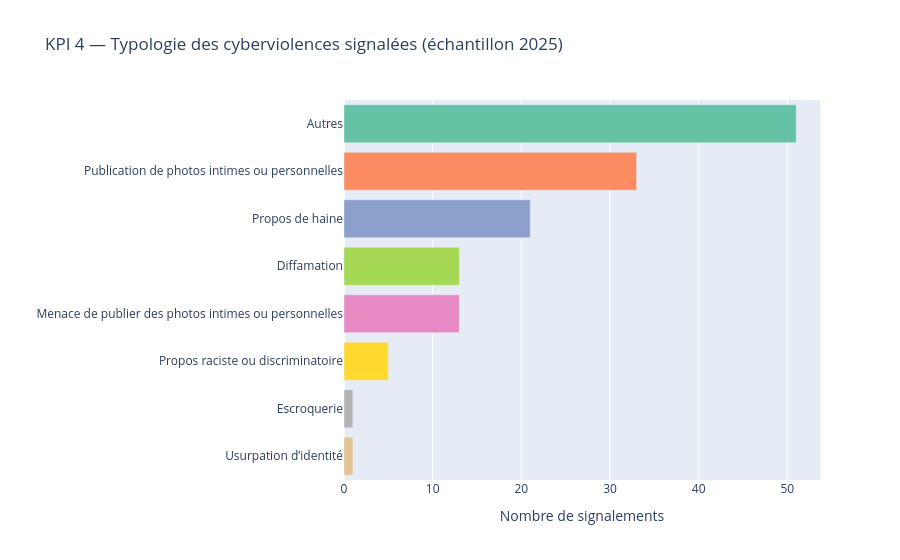

Notebook cell for this chart:
### Markdown cell above
### KPI 4 — Typologie des cyberviolences signalées

### Code cell
type_pct = df["cyberharcelementType"].value_counts(normalize=True).mul(100).round(1)
print(type_pct)

fig4 = px.bar(
    df["cyberharcelementType"].value_counts().reset_index(),
    x="count",
    y="cyberharcelementType",
    orientation="h",
    color="cyberharcelementType",
    color_discrete_sequence=px.colors.qualitative.Set2,
    title="KPI 4 — Typologie des cyberviolences signalées (échantillon 2025)"
)

fig4.update_layout(
    xaxis_title="Nombre de signalements",
    yaxis_title="",
    showlegend=False
)

fig4.update_yaxes(categoryorder="total ascending")

fig4.show()

### Figure 1 — Plotly figure (JSON) as saved in the notebook; plotly's stock layout.template omitted (floating-point values rounded to 4 significant figures)
{"data": [{"hovertemplate": "cyberharcelementType=%{y}<br>count=%{x}<extra></extra>", "legendgroup": "Autres", "marker": {"color": "rgb(102,194,165)", "pattern": {"shape": ""}}, "name": "Autres", "orientation": "h", "showlegend": true, "textposition": "auto", "type": "bar", "x": [51], "xaxis": "x", "y": ["Autres"], "yaxis": "y"}, {"hovertemplate": "cyberharcelementType=%{y}<br>count=%{x}<extra></extra>", "legendgroup": "Publication de photos intimes ou personnelles", "marker": {"color": "rgb(252,141,98)", "pattern": {"shape": ""}}, "name": "Publication de photos intimes ou personnelles", "orientation": "h", "showlegend": true, "textposition": "auto", "type": "bar", "x": [33], "xaxis": "x", "y": ["Publication de photos intimes ou personnelles"], "yaxis": "y"}, {"hovertemplate": "cyberharcelementType=%{y}<br>count=%{x}<extra></extra>", "legendgroup": "Propos de haine", "marker": {"color": "rgb(141,160,203)", "pattern": {"shape": ""}}, "name": "Propos de haine", "orientation": "h", "showlegend": true, "textposition": "auto", "type": "bar", "x": [21], "xaxis": "x", "y": ["Propos de haine"], "yaxis": "y"}, {"hovertemplate": "cyberharcelementType=%{y}<br>count=%{x}<extra></extra>", "legendgroup": "Menace de publier des photos intimes ou personnelles", "marker": {"color": "rgb(231,138,195)", "pattern": {"shape": ""}}, "name": "Menace de publier des photos intimes ou personnelles", "orientation": "h", "showlegend": true, "textposition": "auto", "type": "bar", "x": [13], "xaxis": "x", "y": ["Menace de publier des photos intimes ou personnelles"], "yaxis": "y"}, {"hovertemplate": "cyberharcelementType=%{y}<br>count=%{x}<extra></extra>", "legendgroup": "Diffamation", "marker": {"color": "rgb(166,216,84)", "pattern": {"shape": ""}}, "name": "Diffamation", "orientation": "h", "showlegend": true, "textposition": "auto", "type": "bar", "x": [13], "xaxis": "x", "y": ["Diffamation"], "yaxis": "y"}, {"hovertemplate": "cyberharcelementType=%{y}<br>count=%{x}<extra></extra>", "legendgroup": "Propos raciste ou discriminatoire", "marker": {"color": "rgb(255,217,47)", "pattern": {"shape": ""}}, "name": "Propos raciste ou discriminatoire", "orientation": "h", "showlegend": true, "textposition": "auto", "type": "bar", "x": [5], "xaxis": "x", "y": ["Propos raciste ou discriminatoire"], "yaxis": "y"}, {"hovertemplate": "cyberharcelementType=%{y}<br>count=%{x}<extra></extra>", "legendgroup": "Usurpation d’identité", "marker": {"color": "rgb(229,196,148)", "pattern": {"shape": ""}}, "name": "Usurpation d’identité", "orientation": "h", "showlegend": true, "textposition": "auto", "type": "bar", "x": [1], "xaxis": "x", "y": ["Usurpation d’identité"], "yaxis": "y"}, {"hovertemplate": "cyberharcelementType=%{y}<br>count=%{x}<extra></extra>", "legendgroup": "Escroquerie", "marker": {"color": "rgb(179,179,179)", "pattern": {"shape": ""}}, "name": "Escroquerie", "orientation": "h", "showlegend": true, "textposition": "auto", "type": "bar", "x": [1], "xaxis": "x", "y": ["Escroquerie"], "yaxis": "y"}], "layout": {"barmode": "relative", "legend": {"title": {"text": "cyberharcelementType"}, "tracegroupgap": 0}, "showlegend": false, "title": {"text": "KPI 4 — Typologie des cyberviolences signalées (échantillon 2025)"}, "xaxis": {"anchor": "y", "domain": [0, 1], "title": {"text": "Nombre de signalements"}}, "yaxis": {"anchor": "x", "categoryarray": ["Escroquerie", "Usurpation d’identité", "Propos raciste ou discriminatoire", "Diffamation", "Menace de publier des photos intimes ou personnelles", "Propos de haine", "Publication de photos intimes ou personnelles", "Autres"], "categoryorder": "total ascending", "domain": [0, 1], "title": {"text": ""}}}}
